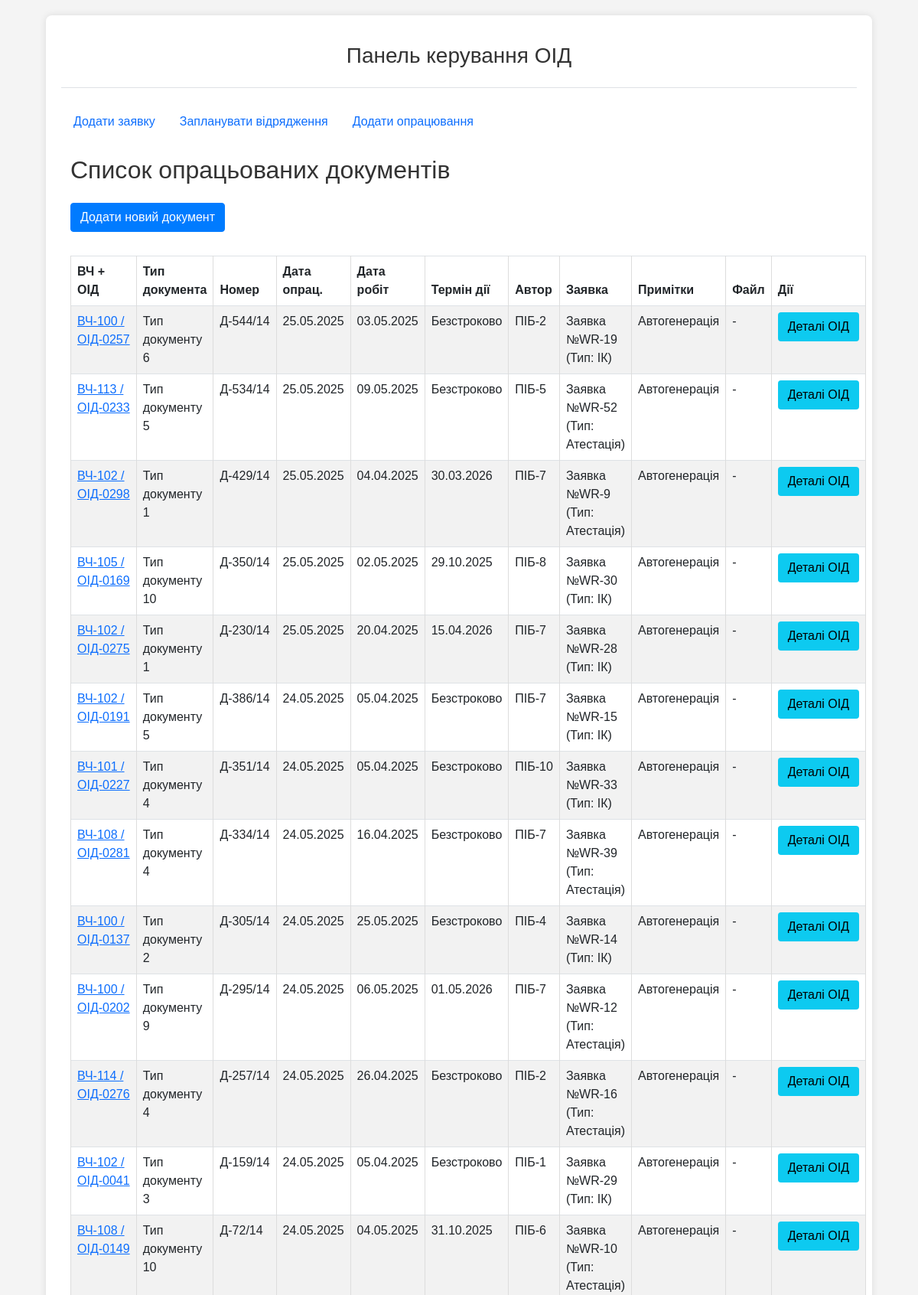
The app's page /oids/documents/ (upper part) with its own data.
### oids/models.py (models this page shows, shortened)
class Document(models.Model):
    oid = models.ForeignKey(
        OID,
        on_delete=models.CASCADE,
        verbose_name="ОІД",
        related_name='documents' # Дозволить отримати всі документи для ОІД: `oid_instance.documents.all()`
    )
    work_request_item = models.ForeignKey(
        WorkRequestItem,
        on_delete=models.SET_NULL,
        blank=True,
        null=True,
        verbose_name="Елемент заявки",
        related_name='produced_documents' # Дозволить отримати всі документи, створені в рамках цього елемента заявки
    )
    document_type = models.ForeignKey(
        DocumentType,
        on_delete=models.PROTECT, # Не дозволяти видаляти тип документа, якщо він використовується
        verbose_name="Тип документа"
    )
    document_number = models.CharField(max_length=50, default='27/14-', verbose_name="Підготовлений № документа")
    process_date = models.DateField(verbose_name="Дата опрацювання") # Дата внесення документа
    work_date = models.DateField(verbose_name="Дата проведення робіт") # Дата, коли роботи фактично проводилися
    author = models.ForeignKey(
        Person,
        on_delete=models.SET_NULL,
        null=True,
        blank=True,
        verbose_name="Автор документа",
        related_name='authored_documents' # Дозволить отримати всі документи, створені особою
    )
    attachment = models.FileField(upload_to="attestation_docs/", blank=True, null=True, verbose_name="Прикріплений файл (Опційно)")
    note = models.TextField(blank=True, null=True, verbose_name="Примітки")
    created_at = models.DateTimeField(auto_now_add=True, verbose_name="Дата створення запису")
    updated_at = models.DateTimeField(auto_now=True, verbose_name="Дата останнього оновлення")
    expiration_date = models.DateField(verbose_name="Дата завершення дії", blank=True, null=True)
    class Meta:
        verbose_name = "Опрацьований документ"
        verbose_name_plural = "Опрацьовані документи"

class OID(models.Model):
    unit = models.ForeignKey(
        Unit,
        on_delete=models.CASCADE,
        verbose_name="Військова частина",
        related_name='oids' # Дозволить отримати всі ОІД для частини: `unit_instance.oids.all()`
    )
    oid_type = models.CharField(max_length=10, choices=OIDTypeChoices.choices, verbose_name="Тип ОІД")
    cipher = models.CharField(max_length=100, verbose_name="Шифр ОІД", unique=True) # Додав шифр, як вказано в описі
    sec_level = models.CharField(max_length=15, choices=SecLevelChoices.choices, verbose_name="Гриф")
    full_name = models.CharField(max_length=255, verbose_name="Повна назва ОІД", blank=True, null=True) # Змінив name на full_name
    room = models.CharField(max_length=255, verbose_name="Приміщення №")
    status = models.CharField(max_length=30, choices=OIDStatusChoices.choices, default=OIDStatusChoices.NEW, verbose_name="Поточний стан ОІД")
    note = models.TextField(verbose_name="Примітка", blank=True, null=True)
    created_at = models.DateTimeField(auto_now_add=True, verbose_name="Дата створення запису")
    updated_at = models.DateTimeField(auto_now=True, verbose_name="Дата останнього оновлення")
    class Meta:
        verbose_name = "Об’єкт інформаційної діяльності (ОІД)"
        verbose_name_plural = "Об’єкти інформаційної діяльності (ОІД)"

class Unit(models.Model):
    territorial_management = models.ForeignKey(
        TerritorialManagement,
        on_delete=models.SET_NULL, # Якщо ТУ видаляється, частина може залишитися, але без прив'язки до ТУ.
        null=True,
        blank=True,
        verbose_name="Територіальне управління",
        related_name='units' # Дозволить отримати всі частини для ТУ: `tu_instance.units.all()`
    )
    code = models.CharField(max_length=50, unique=True, verbose_name="Код частини (номер)")
    name = models.CharField(max_length=255, verbose_name="Назва військової частини", blank=True, null=True) # Можливо, назва не завжди потрібна, якщо є код
    city = models.CharField(max_length=100, verbose_name="Місто розташування") # Збільшив max_length для міст
    distance_from_gu = models.PositiveIntegerField(verbose_name="Відстань від ГУ (км)", blank=True, null=True) # Змінив на PositiveIntegerField
    unit_groups = models.ManyToManyField(
        UnitGroup,
        blank=True,
        verbose_name="Групи військових частин",
        related_name='units' # Дозволить отримати всі частини для групи: `group_instance.units.all()`
    )
    note = models.TextField(verbose_name="Примітки", blank=True, null=True)
    class Meta:
        verbose_name = "Військова частина"
        verbose_name_plural = "Військові частини"

class DocumentType(models.Model):
    oid_type = models.CharField(
        "Тип ОІД",
        max_length=20,
        choices=[('МОВНА', 'МОВНА'), ('ПЕМІН', 'ПЕМІН')],
    )
    work_type = models.CharField(
        "Тип робіт",
        max_length=20,
        choices=[('Атестація', 'Атестація'), ('ІК', 'ІК')],
    )
    name = models.CharField("Назва документа", max_length=100) # Прибрав unique=True, оскільки назва може повторюватись для різних типів ОІД/робіт (наприклад, "План пошуку ЗП")
    has_expiration = models.BooleanField("Має термін дії", default=False) # Змінив на Boolean
    duration_months = models.PositiveIntegerField(
        "Тривалість (у місяцях)",
        default=0,
        help_text="Якщо документ має термін дії, вкажіть тривалість у місяцях. Якщо не обмежений — залишити 0."
    )
    is_required = models.BooleanField("Обов'язковість", default=True) # Додав поле обов'язковості
    class Meta:
        unique_together = ('oid_type', 'work_type', 'name') # Документ унікальний для комбінації тип ОІД/робота/назва
        verbose_name = "Тип документа"
        verbose_name_plural = "Типи документів"

class Person(models.Model):
    full_name = models.CharField(max_length=255, verbose_name="Прізвище, ім'я") # Змінив name на full_name
    position = models.CharField(max_length=255, verbose_name="Посада")
    is_active = models.BooleanField(default=True, verbose_name="Активний") # Додав поле активності
    class Meta:
        verbose_name = "Виконавець"
        verbose_name_plural = "Виконавці"

class WorkRequestItem(models.Model):
    request = models.ForeignKey(
        WorkRequest,
        on_delete=models.CASCADE,
        related_name="items",
        verbose_name="Заявка"
    )
    oid = models.ForeignKey(
        OID,
        on_delete=models.CASCADE,
        related_name='work_request_items', # Дозволить знайти всі елементи заявок, що стосуються цього ОІД
        verbose_name="Об’єкт інформаційної діяльності"
    )
    work_type = models.CharField(max_length=20, choices=WorkTypeChoices.choices, verbose_name="Запитуваний тип роботи")
    status = models.CharField(
        max_length=30,
        choices=WorkRequestStatusChoices.choices,
        default=WorkRequestStatusChoices.PENDING,
        verbose_name="Статус опрацювання ОІД в заявці"
    )
    created_at = models.DateTimeField(auto_now_add=True, verbose_name="Дата створення запису")
    updated_at = models.DateTimeField(auto_now=True, verbose_name="Дата останнього оновлення")
    class Meta:
        unique_together = ('request', 'oid', 'work_type') # Один ОІД не може мати двічі одну і ту ж роботу в одній заявці
        verbose_name = "Елемент заявки"
        verbose_name_plural = "Елементи заявки"

class WorkRequest(models.Model):
    unit = models.ForeignKey(
        Unit,
        on_delete=models.CASCADE,
        verbose_name="Військова частина",
        related_name='work_requests' # Дозволить отримати всі заявки для частини
    )
    incoming_number = models.CharField(verbose_name="Вхідний обліковий номер заявки", max_length=50, unique=False)
    incoming_date = models.DateField(verbose_name="Вхідна дата заявки", default=timezone.now)
    note = models.TextField(verbose_name="Примітки", blank=True, null=True)
    status = models.CharField(
        max_length=30,
        choices=WorkRequestStatusChoices.choices,
        default=WorkRequestStatusChoices.PENDING,
        verbose_name="Статус заявки"
    )
    created_at = models.DateTimeField(auto_now_add=True, verbose_name="Дата створення запису")
    updated_at = models.DateTimeField(auto_now=True, verbose_name="Дата останнього оновлення")
    class Meta:
        verbose_name = "Заявка на проведення робіт"
        verbose_name_plural = "Заявки на проведення робіт"
        unique_together = ('unit', 'incoming_number') # Заявка унікальна в межах частини

### oids/views.py (the view)
# urls.py: path('documents/', views.document_list_view, name='list_documents'),
def document_list_view(request):
    documents_list = Document.objects.select_related(
        'oid__unit__territorial_management', # Оптимізація для доступу до Unit та OID
        'oid__unit',
        'oid',
        'document_type',
        'author',
        'work_request_item__request'
    ).order_by('-process_date', '-created_at') # Новіші за датою опрацювання, потім за датою створення
    paginator = Paginator(documents_list, 25) # 25 документів на сторінку
    page_number = request.GET.get('page')
    page_obj = paginator.get_page(page_number)
    context = {
        'page_title': 'Список опрацьованих документів',
        'documents': page_obj, # Передаємо об'єкт сторінки пагінатора
        'page_obj': page_obj # Для навігації пагінатора
    }
    return render(request, 'oids/lists/document_list.html', context)

### oids/templates/oids/lists/document_list.html (shortened to what this page needs)
{% extends "oids/base.html" %}
{% block content %}
<div class="container-fluid">
    <h2 class="mb-4">{{ page_title }}</h2>
    <a href="{% url 'oids:add_document_processing_view_name' %}" class="btn btn-primary mb-3">Додати новий документ</a>
    {% if documents %}
        <table class="table table-striped table-bordered table-hover">
            <thead class="thead-dark">
                <tr>
                    <th>ВЧ + ОІД</th>
                    <th>Тип документа</th>
                    <th>Номер</th>
                    <th>Дата опрац.</th>
                    <th>Дата робіт</th>
                    <th>Термін дії</th>
                    <th>Автор</th>
                    <th>Заявка</th>
                    <th>Примітки</th>
                    <th>Файл</th>
                    <th>Дії</th>
                </tr>
            </thead>
            <tbody>
                {% for doc in documents %}
                    <tr>
                        <td>
                            <a href="{% url 'oids:oid_detail_view_name' doc.oid.id %}">
                                {{ doc.oid.unit.code }} / {{ doc.oid.cipher }}
                            </a>
                        </td>
                        <td>{{ doc.document_type.name }}</td>
                        <td>{{ doc.document_number }}</td>
                        <td>{{ doc.process_date|date:"d.m.Y" }}</td>
                        <td>{{ doc.work_date|date:"d.m.Y" }}</td>
                        <td>
                            {% if doc.expiration_date %}
                                {{ doc.expiration_date|date:"d.m.Y" }}
                            {% else %}
                                Безстроково
                            {% endif %}
                        </td>
                        <td>{{ doc.author.full_name|default:"-" }}</td>
                        <td>
                            {% if doc.work_request_item %}
                                Заявка №{{ doc.work_request_item.request.incoming_number }}
                                (Тип: {{ doc.work_request_item.get_work_type_display }})
                            {% else %}
                                -
                            {% endif %}
                        </td>
                        <td>{{ doc.note|truncatewords:10|default:"-" }}</td>
                        <td>
                            {% if doc.attachment %}
                                <a href="{{ doc.attachment.url }}" target="_blank">Переглянути</a>
                            {% else %}
                                -
                            {% endif %}
                        </td>
                        <td>
                            <a href="{% url 'oids:oid_detail_view_name' doc.oid.id %}#doc-{{ doc.id }}" class="btn btn-sm btn-info">Деталі ОІД</a>
                        </td>
                    </tr>
                {% endfor %}
            </tbody>
        </table>
    {% else %}
        <p>Немає опрацьованих документів.</p>
    {% endif %}
</div>
{% endblock %}

### oids/static/oids/css/style.css (style rules this page uses)
body { font-family: Arial, sans-serif; margin: 0; padding: 0; background-color: #f4f4f4; color: #333; }
table { width: 100%; border-collapse: collapse; margin-top: 15px; }
table, th, td { border: 1px solid #ddd; }
th, td { padding: 8px; text-align: left; }
th { background-color: #f2f2f2; }
.btn { display: inline-block; font-weight: 400; text-align: center; white-space: nowrap; vertical-align: middle; user-select: none; border: 1px solid transparent; padding: 0.375rem 0.75rem; font-size: 1rem; line-height: 1.5; border-radius: 0.25rem; text-decoration: none; cursor: pointer; transition: color 0.15s ease-in-out, background-color 0.15s ease-in-out, border-color 0.15s ease-in-out, box-shadow 0.15s ease-in-out; }
.btn-primary { color: #fff; background-color: #007bff; border-color: #007bff; }

### records on screen
Document: oid.unit.code "ВЧ-100", oid.cipher "ОІД-0257", document_type.name "Тип документу 6", document_number "Д-544/14", process_date "25.05.2025", work_date "03.05.2025", shows "Безстроково", author.full_name "ПІБ-2", work_request_item.request.incoming_number "WR-19", work_request_item.work_type "ІК", note "Автогенерація"
Document: oid.unit.code "ВЧ-113", oid.cipher "ОІД-0233", document_type.name "Тип документу 5", document_number "Д-534/14", process_date "25.05.2025", work_date "09.05.2025", shows "Безстроково", author.full_name "ПІБ-5", work_request_item.request.incoming_number "WR-52", work_request_item.work_type "Атестація", note "Автогенерація"
Document: oid.unit.code "ВЧ-102", oid.cipher "ОІД-0298", document_type.name "Тип документу 1", document_number "Д-429/14", process_date "25.05.2025", work_date "04.04.2025", expiration_date "30.03.2026", author.full_name "ПІБ-7", work_request_item.request.incoming_number "WR-9", work_request_item.work_type "Атестація", note "Автогенерація"
Document: oid.unit.code "ВЧ-105", oid.cipher "ОІД-0169", document_type.name "Тип документу 10", document_number "Д-350/14", process_date "25.05.2025", work_date "02.05.2025", expiration_date "29.10.2025", author.full_name "ПІБ-8", work_request_item.request.incoming_number "WR-30", work_request_item.work_type "ІК", note "Автогенерація"
Document: oid.unit.code "ВЧ-102", oid.cipher "ОІД-0275", document_type.name "Тип документу 1", document_number "Д-230/14", process_date "25.05.2025", work_date "20.04.2025", expiration_date "15.04.2026", author.full_name "ПІБ-7", work_request_item.request.incoming_number "WR-28", work_request_item.work_type "ІК", note "Автогенерація"
Document: oid.unit.code "ВЧ-102", oid.cipher "ОІД-0191", document_type.name "Тип документу 5", document_number "Д-386/14", process_date "24.05.2025", work_date "05.04.2025", shows "Безстроково", author.full_name "ПІБ-7", work_request_item.request.incoming_number "WR-15", work_request_item.work_type "ІК", note "Автогенерація"
Document: oid.unit.code "ВЧ-101", oid.cipher "ОІД-0227", document_type.name "Тип документу 4", document_number "Д-351/14", process_date "24.05.2025", work_date "05.04.2025", shows "Безстроково", author.full_name "ПІБ-10", work_request_item.request.incoming_number "WR-33", work_request_item.work_type "ІК", note "Автогенерація"
Document: oid.unit.code "ВЧ-108", oid.cipher "ОІД-0281", document_type.name "Тип документу 4", document_number "Д-334/14", process_date "24.05.2025", work_date "16.04.2025", shows "Безстроково", author.full_name "ПІБ-7", work_request_item.request.incoming_number "WR-39", work_request_item.work_type "Атестація", note "Автогенерація"
Document: oid.unit.code "ВЧ-100", oid.cipher "ОІД-0137", document_type.name "Тип документу 2", document_number "Д-305/14", process_date "24.05.2025", work_date "25.05.2025", shows "Безстроково", author.full_name "ПІБ-4", work_request_item.request.incoming_number "WR-14", work_request_item.work_type "ІК", note "Автогенерація"
Document: oid.unit.code "ВЧ-100", oid.cipher "ОІД-0202", document_type.name "Тип документу 9", document_number "Д-295/14", process_date "24.05.2025", work_date "06.05.2025", expiration_date "01.05.2026", author.full_name "ПІБ-7", work_request_item.request.incoming_number "WR-12", work_request_item.work_type "Атестація", note "Автогенерація"
Document: oid.unit.code "ВЧ-114", oid.cipher "ОІД-0276", document_type.name "Тип документу 4", document_number "Д-257/14", process_date "24.05.2025", work_date "26.04.2025", shows "Безстроково", author.full_name "ПІБ-2", work_request_item.request.incoming_number "WR-16", work_request_item.work_type "Атестація", note "Автогенерація"
Document: oid.unit.code "ВЧ-102", oid.cipher "ОІД-0041", document_type.name "Тип документу 3", document_number "Д-159/14", process_date "24.05.2025", work_date "05.04.2025", shows "Безстроково", author.full_name "ПІБ-1", work_request_item.request.incoming_number "WR-29", work_request_item.work_type "ІК", note "Автогенерація"
Document: oid.unit.code "ВЧ-108", oid.cipher "ОІД-0149", document_type.name "Тип документу 10", document_number "Д-72/14", process_date "24.05.2025", work_date "04.05.2025", expiration_date "31.10.2025", author.full_name "ПІБ-6", work_request_item.request.incoming_number "WR-10", work_request_item.work_type "Атестація", note "Автогенерація"

### other values on screen
{{ page_title }} "Список опрацьованих документів"
